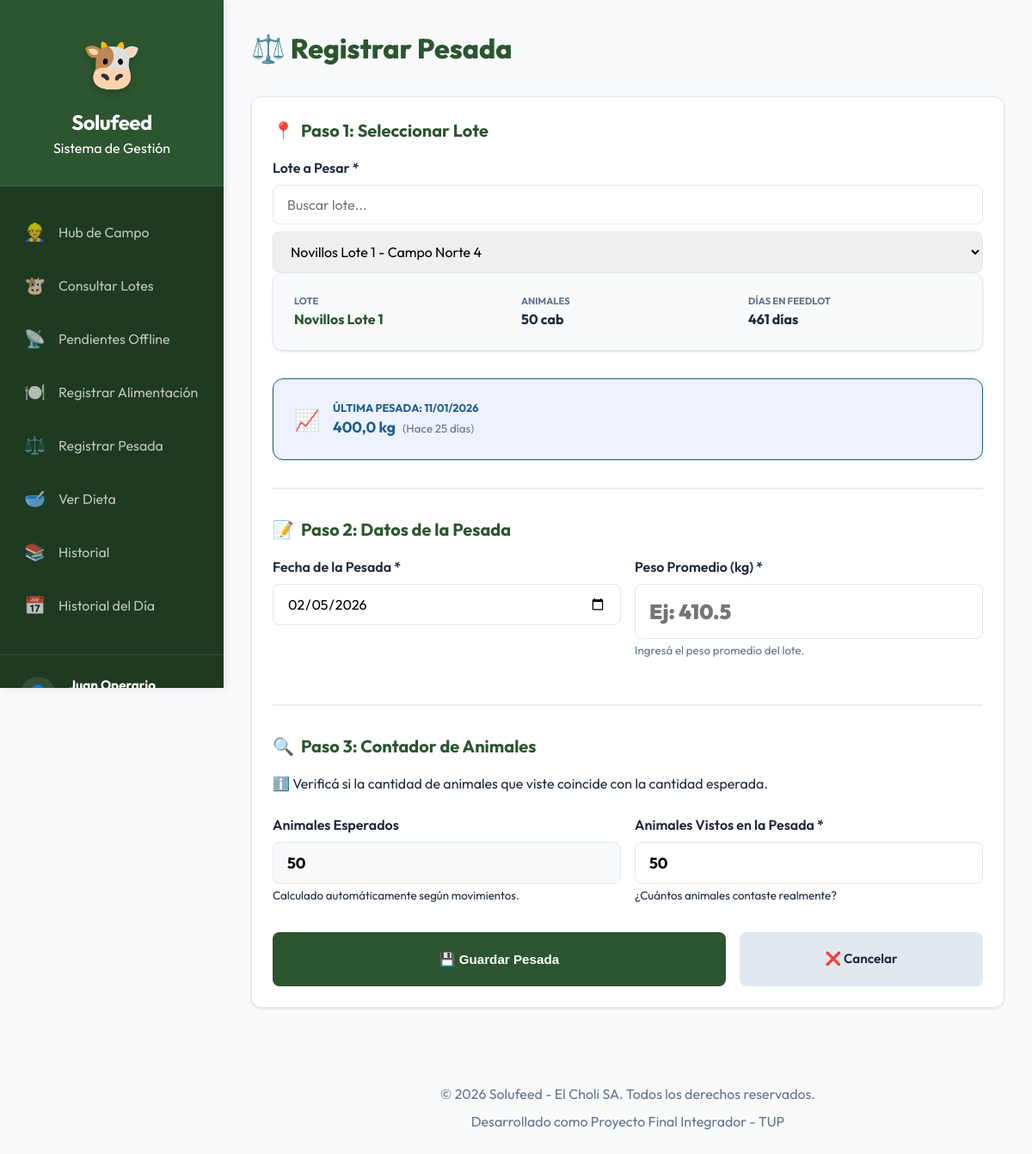
/solufeed/admin/pesadas/registrar.php?lote=1 (signed in), run on the app's committed database.
### tables this page shows
CREATE TABLE `tropa` (
  `id_tropa` int(11) NOT NULL,
  `nombre` varchar(100) NOT NULL,
  `id_campo` int(11) NOT NULL,
  `categoria` varchar(50) DEFAULT NULL,
  `fecha_inicio` date NOT NULL,
  `cantidad_inicial` int(11) NOT NULL,
  `activo` tinyint(1) NOT NULL DEFAULT 1,
  `fecha_creacion` datetime NOT NULL,
  `fecha_actualizacion` datetime DEFAULT NULL
);

CREATE TABLE `pesada` (
  `id_pesada` int(11) NOT NULL,
  `id_tropa` int(11) NOT NULL,
  `id_usuario` int(11) NOT NULL,
  `fecha` date NOT NULL,
  `peso_promedio` decimal(8,2) NOT NULL,
  `animales_esperados` int(11) NOT NULL,
  `animales_vistos` int(11) NOT NULL,
  `hay_diferencia` tinyint(1) NOT NULL DEFAULT 0,
  `origen_registro` enum('OFFLINE','ONLINE') NOT NULL DEFAULT 'OFFLINE',
  `fecha_sincronizacion` datetime DEFAULT NULL,
  `fecha_creacion` datetime NOT NULL
);

### solufeed/includes/functions.php (called while the page is built, shortened)
<?php
function formatearFecha($fecha) {
    $timestamp = strtotime($fecha);
    return date('d/m/Y', $timestamp);
}
function formatearNumero($numero, $decimales = 2) {
    return number_format($numero, $decimales, ',', '.');
}
function obtenerAnimalesPresentes($id_tropa) {
    try {
        $db = getConnection();
        $stmt = $db->prepare("SELECT cantidad_inicial FROM tropa WHERE id_tropa = ?");
        $stmt->execute([$id_tropa]);
        $cantidad = $stmt->fetchColumn() ?: 0;
        $stmt = $db->prepare("
            SELECT
                SUM(CASE
                    WHEN tipo_movimiento IN ('ENTRADA', 'AJUSTE_POSITIVO') THEN cantidad
                    WHEN tipo_movimiento IN ('SALIDA', 'BAJA', 'AJUSTE_NEGATIVO') THEN -cantidad
                    ELSE 0
                END) as ajuste_total
            FROM movimiento_animal
            WHERE id_tropa = ?
        ");
        $stmt->execute([$id_tropa]);
        $ajuste = $stmt->fetchColumn();
        return max(0, $cantidad);
    } catch (Exception $e) {
        return 0;
    }
}
?>

### solufeed/admin/pesadas/registrar.php (the view, shortened to what this page needs)
<?php
require_once '../../includes/functions.php';
$db = getConnection();
$lote_preseleccionado = isset($_GET['lote']) ? (int) $_GET['lote'] : null;
$params = [];
$sql_lotes = "\n    SELECT t.id_tropa, t.nombre, c.nombre as campo_nombre\n    FROM tropa t\n    INNER JOIN campo c ON t.id_campo = c.id_campo\n";
if (isset($_SESSION['tipo']) && $_SESSION['tipo'] === 'CAMPO') {
    $sql_lotes .= " INNER JOIN usuario_tropa ut ON t.id_tropa = ut.id_tropa \n                 WHERE t.activo = 1 AND ut.id_usuario = ?\n";
    $params[] = (int)$_SESSION['usuario_id'];
} else {
    $sql_lotes .= " WHERE t.activo = 1\n";
}
$sql_lotes .= " ORDER BY t.nombre ASC";
$stmt_lotes = $db->prepare($sql_lotes);
$stmt_lotes->execute($params);
$lotes_disponibles = $stmt_lotes->fetchAll(PDO::FETCH_ASSOC);
$lote_seleccionado = null;
$animales_esperados = 0;
$peso_anterior = null;
$fecha_anterior = null;
$dias_desde_ultima = 0;
$id_lote_actual = $lote_preseleccionado;
if ($id_lote_actual) {
    $params_lote = [$id_lote_actual];
    $sql_lote = "\n        SELECT t.*, c.nombre as campo_nombre\n        FROM tropa t\n        INNER JOIN campo c ON t.id_campo = c.id_campo\n        WHERE t.id_tropa = ? AND t.activo = 1\n    ";
    if (isset($_SESSION['tipo']) && $_SESSION['tipo'] === 'CAMPO') {
        $sql_lote = "\n            SELECT t.*, c.nombre as campo_nombre\n            FROM tropa t\n            INNER JOIN campo c ON t.id_campo = c.id_campo\n            INNER JOIN usuario_tropa ut ON t.id_tropa = ut.id_tropa\n            WHERE t.id_tropa = ? AND t.activo = 1 AND ut.id_usuario = ?\n        ";
        $params_lote = [$id_lote_actual, (int)$_SESSION['usuario_id']];
    }
    $stmt = $db->prepare($sql_lote);
    $stmt->execute($params_lote);
    $lote_seleccionado = $stmt->fetch(PDO::FETCH_ASSOC);
    if ($lote_seleccionado) {
        $animales_esperados = obtenerAnimalesPresentes($id_lote_actual);
        $stmt_u = $db->prepare("\n            SELECT peso_promedio, fecha\n            FROM pesada\n            WHERE id_tropa = ?\n            ORDER BY fecha DESC\n            LIMIT 1\n        ");
        $stmt_u->execute([$id_lote_actual]);
        $ultima_pesada = $stmt_u->fetch(PDO::FETCH_ASSOC);
        if ($ultima_pesada) {
            $peso_anterior = (float)$ultima_pesada['peso_promedio'];
            $fecha_anterior = $ultima_pesada['fecha'];
            try {
                $fecha_ant = new DateTime($fecha_anterior);
                $fecha_hoy = new DateTime();
                $dias_desde_ultima = $fecha_ant->diff($fecha_hoy)->days;
            } catch (Throwable $e) {
                $dias_desde_ultima = 0;
            }
        }
    }
}
include '../../includes/header.php';
?>
<h1 style="font-weight: 800; color: var(--primary); margin-bottom: 2rem;">⚖️ Registrar Pesada</h1>
<div class="card">
    <form method="POST" class="formulario" id="formPesada">
        <h3 class="card-title"><span>📍</span> Paso 1: Seleccionar Lote</h3>
        <div class="form-grupo">
            <label for="id_tropa">Lote a Pesar *</label>
            <select id="id_tropa" name="id_tropa" required data-searchable="true" data-search-placeholder="Buscar lote..." onchange="if(this.value) window.location.href='?lote=' + this.value;">
                <?php foreach ($lotes_disponibles as $lote): ?>
                    <option value="<?php echo $lote['id_tropa']; ?>"
                        <?php echo ($id_lote_actual == $lote['id_tropa']) ? 'selected' : ''; ?>>
                        <?php echo htmlspecialchars($lote['nombre']); ?> - <?php echo htmlspecialchars($lote['campo_nombre']); ?>
                    </option>
                <?php endforeach; ?>
            </select>
        </div>
        <?php if ($lote_seleccionado): ?>
            <div class="card" style="background: var(--bg-main); border: 1px solid var(--border); margin-bottom: 2rem;">
                <div style="display: grid; grid-template-columns: repeat(auto-fit, minmax(200px, 1fr)); gap: 1rem;">
                    <div>
                        <small style="color: var(--text-muted); display: block; text-transform: uppercase; font-weight: 700; font-size: 0.7rem;">Lote</small>
                        <strong style="color: var(--primary);"><?php echo htmlspecialchars($lote_seleccionado['nombre']); ?></strong>
                    </div>
                    <div>
                        <small style="color: var(--text-muted); display: block; text-transform: uppercase; font-weight: 700; font-size: 0.7rem;">Animales</small>
                        <strong><?php echo $animales_esperados; ?> cab</strong>
                    </div>
                    <div>
                        <small style="color: var(--text-muted); display: block; text-transform: uppercase; font-weight: 700; font-size: 0.7rem;">Días en Feedlot</small>
                        <?php
                        $fecha_inicio = new DateTime($lote_seleccionado['fecha_inicio']);
                        $fecha_hoy = new DateTime();
                        $dias_total = $fecha_inicio->diff($fecha_hoy)->days;
                        ?>
                        <strong><?php echo $dias_total; ?> días</strong>
                    </div>
                </div>
            </div>
            <?php if ($peso_anterior): ?>
                <div class="card" style="background: #eef2ff; border: 1px solid var(--secondary); margin-bottom: 2rem; display: flex; align-items: center; gap: 15px;">
                    <div style="font-size: 1.5rem;">📈</div>
                    <div>
                        <strong style="color: var(--secondary); display: block; font-size: 0.8rem; text-transform: uppercase;">Última pesada: <?php echo formatearFecha($fecha_anterior); ?></strong>
                        <span style="font-size: 1.1rem; font-weight: 700; color: var(--secondary);"><?php echo formatearNumero($peso_anterior, 1); ?> kg</span>
                        <small style="color: var(--text-muted); margin-left: 5px;">(Hace <?php echo $dias_desde_ultima; ?> días)</small>
                    </div>
                </div>
            <?php endif; ?>
            <hr style="margin: 2rem 0; border: none; border-top: 2px solid #e9ecef;">
            <h3 class="card-title"><span>📝</span> Paso 2: Datos de la Pesada</h3>
            <div style="display: grid; grid-template-columns: repeat(auto-fit, minmax(250px, 1fr)); gap: 1rem;">
                <div class="form-grupo">
                    <label for="fecha">Fecha de la Pesada *</label>
                    <input
                        type="date"
                        id="fecha"
                        name="fecha"
                        required
                        value="<?php echo date('Y-m-d'); ?>"
                    >
                </div>
                <div class="form-group">
                    <label for="peso_promedio">Peso Promedio (kg) *</label>
                    <input
                        type="number"
                        id="peso_promedio"
                        name="peso_promedio"
                        step="0.01"
                        min="0"
                        required
                        inputmode="decimal"
                        placeholder="Ej: 410.5"
                        style="font-size: 1.5rem; font-weight: 900; color: var(--primary); padding: 1rem;"
                    >
                    <small style="color: var(--text-muted);">Ingresá el peso promedio del lote.</small>
                </div>
            </div>
            <hr style="margin: 2rem 0; border: none; border-top: 2px solid #e9ecef;">
            <h3 class="card-title"><span>🔍</span> Paso 3: Contador de Animales</h3>
            <div class="mensaje mensaje-info" style="margin-bottom: 1.5rem;">
                ℹ️ Verificá si la cantidad de animales que viste coincide con la cantidad esperada.
            </div>
            <div style="display: grid; grid-template-columns: repeat(auto-fit, minmax(250px, 1fr)); gap: 1rem;">
                <div class="form-grupo">
                    <label for="animales_esperados">Animales Esperados</label>
                    <input
                        type="number"
                        id="animales_esperados"
                        name="animales_esperados"
                        readonly
                        value="<?php echo $animales_esperados; ?>"
                        style="background: #f8f9fa; font-weight: bold; font-size: 1.1rem;"
                    >
                    <small>Calculado automáticamente según movimientos.</small>
                </div>
                <div class="form-grupo">
                    <label for="animales_vistos">Animales Vistos en la Pesada *</label>
                    <input
                        type="number"
                        id="animales_vistos"
                        name="animales_vistos"
                        required
                        min="0"
                        value="<?php echo $animales_esperados; ?>"
                        style="font-weight: bold; font-size: 1.1rem;"
                    >
                    <small>¿Cuántos animales contaste realmente?</small>
                </div>
            </div>
            <div style="display: flex; gap: 1rem; margin-top: 2rem;">
                <button type="submit" class="btn btn-primary" style="flex: 2; padding: 1.25rem;">💾 Guardar Pesada</button>
                <a href="../campo/index.php" class="btn btn-secondary" style="flex: 1; padding: 1.25rem;">❌ Cancelar</a>
            </div>
        <?php endif; ?>
    </form>
</div>
<?php include '../../includes/footer.php'; ?>

### solufeed/assets/css/main.css (style rules this page uses)
:root { --primary: #2c5530; --primary-light: #3d7043; --primary-dark: #1e3a21; --secondary: #1e6091; --accent: #f4a261; --success: #28a745; --danger: #dc3545; --warning: #ffc107; --info: #17a2b8; --bg-main: #f8fafc; --surface: #ffffff; --border: #e2e8f0; --text-main: #1e293b; --text-muted: #64748b; --text-on-primary: #ffffff; --shadow-sm: 0 1px 3px rgba(0, 0, 0, 0.12); --shadow-md: 0 4px 6px -1px rgba(0, 0, 0, 0.1), 0 2px 4px -1px rgba(0, 0, 0, 0.06); --shadow-lg: 0 10px 15px -3px rgba(0, 0, 0, 0.1), 0 4px 6px -2px rgba(0, 0, 0, 0.05); --radius: 12px; --text: var(--text-main); --shadow: var(--shadow-md); --bg-glass: rgba(255, 255, 255, 0.85); --accent-color: var(--accent); }
* { margin: 0; padding: 0; box-sizing: border-box; }
body { font-family: 'Outfit', 'Inter', -apple-system, sans-serif; background-color: var(--bg-main); color: var(--text-main); line-height: 1.5; -webkit-font-smoothing: antialiased; }
.card { background: var(--surface); border-radius: var(--radius); padding: 1.5rem; box-shadow: var(--shadow-sm); border: 1px solid var(--border); margin-bottom: 1.5rem; transition: transform 0.2s ease, box-shadow 0.2s ease; }
.card-title { font-size: 1.25rem; font-weight: 700; color: var(--primary); margin-bottom: 1rem; display: flex; align-items: center; gap: 0.5rem; }
.btn { display: inline-flex; align-items: center; justify-content: center; padding: 0.625rem 1.25rem; font-size: 0.95rem; font-weight: 600; border-radius: 8px; cursor: pointer; transition: all 0.2s ease; text-decoration: none; border: none; gap: 0.5rem; }
.btn-primary { background: var(--primary); color: white; }
.btn-secondary { background: var(--border); color: var(--text-main); }
.form-group { margin-bottom: 1.25rem; }
label { display: block; font-weight: 600; margin-bottom: 0.5rem; color: var(--text-main); }
input[type="text"], input[type="number"], input[type="date"], input[type="time"], input[type="email"], input[type="password"], select, textarea { width: 100%; padding: 0.75rem 1rem; border: 1px solid var(--border); border-radius: 8px; font-family: inherit; font-size: 1rem; transition: border-color 0.2s ease, box-shadow 0.2s ease; }

### data on the page
tropa: nombre "Novillos Lote 1", cantidad_inicial "50", animales_esperados "50", animales_vistos "50"
pesada: fecha "11/01/2026", peso_promedio "400,0", fecha "25"

### other printed values
form field id_tropa "Novillos Lote 1 - Campo Norte 4"
